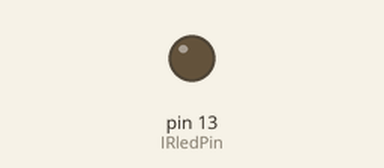
A sketch run on a simulated Arduino Uno, built with avr-gcc and run on an emulated ATmega328P. Parts: output pins drawn as LEDs (lit = HIGH). What the sketch prints to the serial monitor is not drawn.

Above: at 0.4 s.
Timing chart, 0 to 1.9 s (numbered marks = the images above):
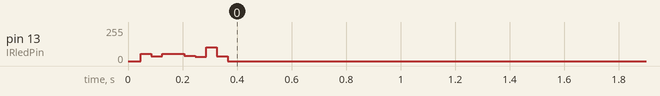

Measured:
- by itself, pin 13 (IRledPin): 56/255 → 55/255 at 0.09 s, → 0/255 0.12 s later

The sketch:

aumentartv.ino
```cpp
int IRledPin = 13;

void setup() {
  pinMode(IRledPin, OUTPUT);
  Serial.begin(9600);

  Serial.println("Enviando sinal IR...");
  SendChannelUpCodeAumentarTV();

}

void loop() {
}


void pulseIR(long microsecs) {
  cli();
  while (microsecs > 0) {
    digitalWrite(IRledPin, HIGH);
    delayMicroseconds(10);
    digitalWrite(IRledPin, LOW);
    delayMicroseconds(10);
    microsecs -= 26;
  }
  sei();
}


void SendChannelUpCodeAumentarTV(){
delayMicroseconds(54848);
pulseIR(9260);
delayMicroseconds(4680);
pulseIR(540);
delayMicroseconds(580);
pulseIR(580);
delayMicroseconds(1780);
pulseIR(540);
delayMicroseconds(580);
pulseIR(580);
delayMicroseconds(1780);
pulseIR(540);
delayMicroseconds(580);
pulseIR(580);
delayMicroseconds(1780);
pulseIR(540);
delayMicroseconds(1760);
pulseIR(560);
delayMicroseconds(1760);
pulseIR(560);
delayMicroseconds(1760);
pulseIR(540);
delayMicroseconds(1780);
pulseIR(540);
delayMicroseconds(1780);
pulseIR(540);
delayMicroseconds(600);
pulseIR(560);
delayMicroseconds(600);
pulseIR(560);
delayMicroseconds(600);
pulseIR(580);
delayMicroseconds(1760);
pulseIR(540);
delayMicroseconds(1780);
pulseIR(540);
delayMicroseconds(1780);
pulseIR(540);
 delayMicroseconds(1760);
pulseIR(560);
delayMicroseconds(1760);
pulseIR(560);
delayMicroseconds(1760);
pulseIR(560);
delayMicroseconds(580);
pulseIR(580);
delayMicroseconds(580);
pulseIR(580);
delayMicroseconds(580);
pulseIR(580);
delayMicroseconds(600);
pulseIR(560);
delayMicroseconds(600);
pulseIR(560);
delayMicroseconds(580);
pulseIR(580);
delayMicroseconds(600);
pulseIR(560);
delayMicroseconds(600);
pulseIR(580);
delayMicroseconds(1760);
pulseIR(540);
delayMicroseconds(1780);
pulseIR(540);
delayMicroseconds(1780);
pulseIR(540);
delayMicroseconds(1760);
pulseIR(560);
delayMicroseconds(38960);
pulseIR(9300);
delayMicroseconds(4620);
pulseIR(580);
delayMicroseconds(580);
pulseIR(580);
delayMicroseconds(1760);
pulseIR(580);
delayMicroseconds(560);
pulseIR(580);
delayMicroseconds(1760);
pulseIR(580);
delayMicroseconds(1740);
pulseIR(540);
delayMicroseconds(1780);
pulseIR(540);
delayMicroseconds(1780);
pulseIR(540);
delayMicroseconds(580);
pulseIR(580);
delayMicroseconds(600);
pulseIR(560);
delayMicroseconds(600);
pulseIR(560);
delayMicroseconds(1760);
pulseIR(560);
delayMicroseconds(1760);
pulseIR(580);
delayMicroseconds(1740);
pulseIR(580);
delayMicroseconds(1740);
pulseIR(580);
delayMicroseconds(1740);
pulseIR(580);
delayMicroseconds(1740);
pulseIR(580);
delayMicroseconds(560);
pulseIR(580);
delayMicroseconds(580);
pulseIR(580);
delayMicroseconds(580);
pulseIR(560);
delayMicroseconds(1780);
pulseIR(580);
delayMicroseconds(560);
pulseIR(560);
delayMicroseconds(600);
pulseIR(580);
delayMicroseconds(580);
pulseIR(580);
delayMicroseconds(580);
pulseIR(580);
delayMicroseconds(1760);
pulseIR(580);
delayMicroseconds(1740);
pulseIR(540);
delayMicroseconds(1780);
pulseIR(540);
delayMicroseconds(600);
pulseIR(560);
delayMicroseconds(38960);
pulseIR(9280);
delayMicroseconds(4660);
pulseIR(560);
delayMicroseconds(600);
pulseIR(560);
delayMicroseconds(1780);
pulseIR(540);
delayMicroseconds(600);
pulseIR(560);
delayMicroseconds(1780);
pulseIR(540);
delayMicroseconds(600);
pulseIR(560);
delayMicroseconds(1780);
pulseIR(560);
delayMicroseconds(1720);
pulseIR(600);
delayMicroseconds(1720);
pulseIR(600);
delayMicroseconds(1720);
pulseIR(580);
delayMicroseconds(1740);
pulseIR(580);
delayMicroseconds(1740);
pulseIR(600);
delayMicroseconds(560);
pulseIR(560);
delayMicroseconds(600);
pulseIR(580);
delayMicroseconds(580);
pulseIR(580);
delayMicroseconds(1740);
pulseIR(600);
delayMicroseconds(1720);
pulseIR(600);
delayMicroseconds(1720);
pulseIR(580);
delayMicroseconds(1740);
pulseIR(560);
delayMicroseconds(1740);
pulseIR(600);
delayMicroseconds(1720);
pulseIR(600);
delayMicroseconds(560);
pulseIR(580);
delayMicroseconds(580);
pulseIR(580);
delayMicroseconds(580);
pulseIR(580);
delayMicroseconds(1740);
pulseIR(600);
delayMicroseconds(560);
pulseIR(580);
delayMicroseconds(600);
pulseIR(560);
delayMicroseconds(600);
pulseIR(560);
delayMicroseconds(600);
pulseIR(560);
delayMicroseconds(1740);
pulseIR(620);
delayMicroseconds(1700);
pulseIR(600);
delayMicroseconds(28664);
pulseIR(1000);
delayMicroseconds(58928);
pulseIR(41424);
}
```
